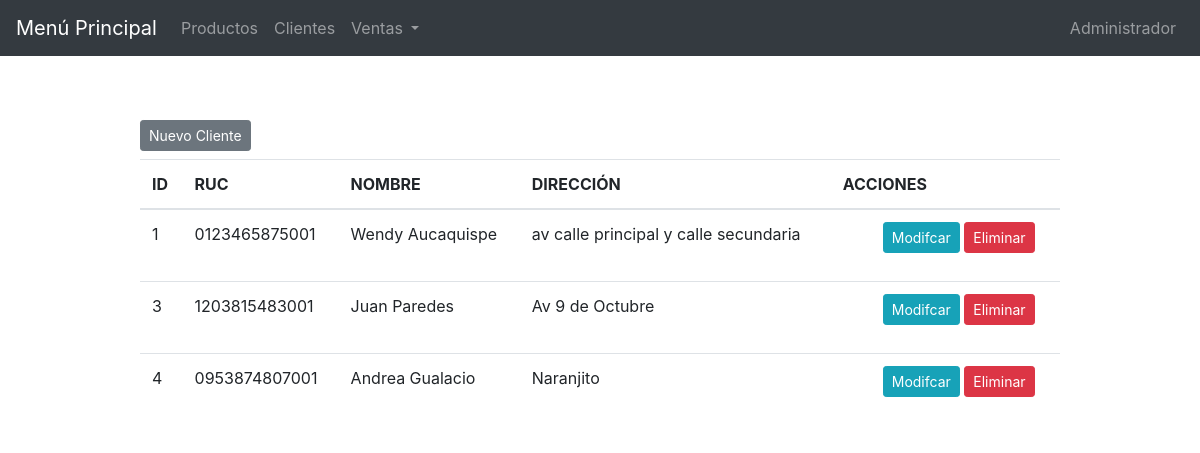
The page /cliente/ on the database its author committed.
### app/models.py (models this page shows, shortened)
class Cliente(models.Model):
    ruc = models.CharField(max_length=13)
    nombre = models.CharField(max_length=300)
    direccion = models.TextField(blank=True, null=True)
    producto = models.ManyToManyField(Producto)
    class Meta:
        verbose_name = 'Cliente'
        verbose_name_plural = 'Clientes'

### app/views.py (the view)
# urls.py: path('cliente/',read_Cliente,name='view_cliente'),
def read_Cliente(request):
    cliente = Cliente.objects.all()
    opciones = {'menu': 'Menú Principal', 'venta': 'Ventas', 'producto': 'Productos',
                'cliente': 'Clientes','detalleFactura':'Detalle Facturas', 'administrador': 'Administrador', 'listarCliente': cliente}
    return render(request, 'view_cliente.html', opciones)

### templates/view_cliente.html (shortened to what this page needs)
<!DOCTYPE html>
<html lang="es">
<head>
    {% load static %}
    <link href="{% static 'bootstrap/css/bootstrap.min.css' %}" rel="stylesheet">
</head>
<body>
    <nav class="navbar navbar-dark navbar-expand-lg  bg-dark">
        <a class="navbar-brand" href="{%url  'index'%}">{{menu}}</a>
        <div class="collapse navbar-collapse" id="navbarSupportedContent">
            <ul class="navbar-nav mr-auto">
                <li class="nav-item">
                    <a class="nav-link" href="/producto">{{producto}}</a>
                </li>
                <li class="nav-item">
                    <a class="nav-link" href="/cliente">{{cliente}}</a>
                </li>
                <li class="nav-item dropdown">
                    <a class="nav-link dropdown-toggle" href="#" id="navbarDropdownMenuLink" data-toggle="dropdown" aria-haspopup="true" aria-expanded="false">
                      Ventas
                    </a>
                </li>
            </ul>
            <ul class="nav navbar-nav justify-content-end">
                <li class="nav-item">
                    <a class="nav-link" href="/admin">{{administrador}}</a>
                </li>
            </ul>
        </div>
    </nav>
    <div class="container">
        <div class="row mt-5">
            <div class="col-md-1"></div>
            <div class="col-md-10">
                <div class="mt-xxs-0 mt-3 btn-group btn-group-toggle">
                    <a href="{%url 'create_cliente' %}" class="btn btn-sm btn-round btn-secondary">Nuevo Cliente</a>
                </div>
                <table class="table  mt-2">
                    <thead>
                        <tr>
                            <th scope="col">ID</th>
                            <th scope="col">RUC</th>
                            <th scope="col">NOMBRE</th>
                            <th scope="col">DIRECCIÓN</th>
                            <th scope="col">ACCIONES</th>
                        </tr>
                    </thead>
                    <tbody>
                        {% for cliente in listarCliente %}
                        <tr>
                            <td>{{ cliente.id }}</td>
                            <td>{{ cliente.ruc }}</td>
                            <td>{{ cliente.nombre }}</td>
                            <td>{{ cliente.direccion }}</td>
                            <td>
                                <ul>
                                    <l1><a class="btn btn-info btn-sm" href="{% url 'edit_cliente' cliente.id %}">Modifcar</a></l1>
                                    <l1><a class="btn btn-danger btn-sm" href="{% url 'delete_cliente' cliente.id %}">Eliminar</a></l1>
                                </ul>
                            </td>
                        </tr>
                        {% endfor %}
                    </tbody>
                </table>
            </div>
            <div class="col-md-1"></div>
        </div>
    </div>
</body>
</html>

### rows shown on the page
Cliente: id "1", ruc "0123465875001", nombre "Wendy Aucaquispe", direccion "av calle principal y calle secundaria"
Cliente: id "3", ruc "1203815483001", nombre "Juan Paredes", direccion "Av 9 de Octubre"
Cliente: id "4", ruc "0953874807001", nombre "Andrea Gualacio", direccion "Naranjito"

### other values the page prints
{{ menu }} "Menú Principal"
{{ producto }} "Productos"
{{ cliente }} "Clientes"
{{ administrador }} "Administrador"
